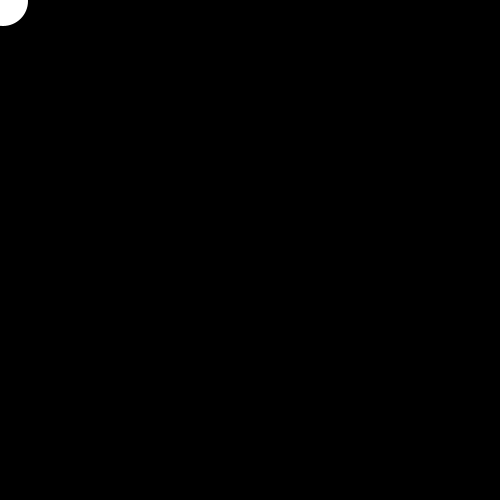
Frame 1 (no input)
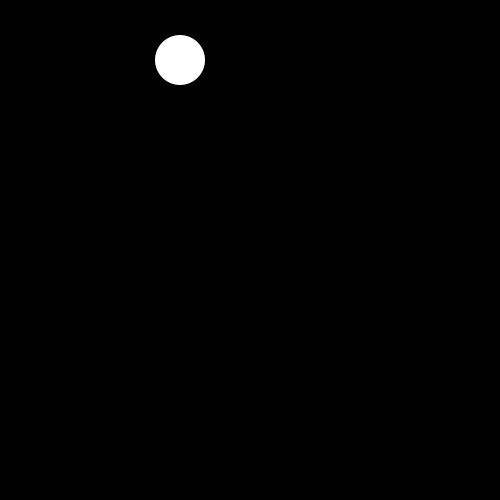
Frame 60 (the mouse pressed at the canvas centre just before this capture)
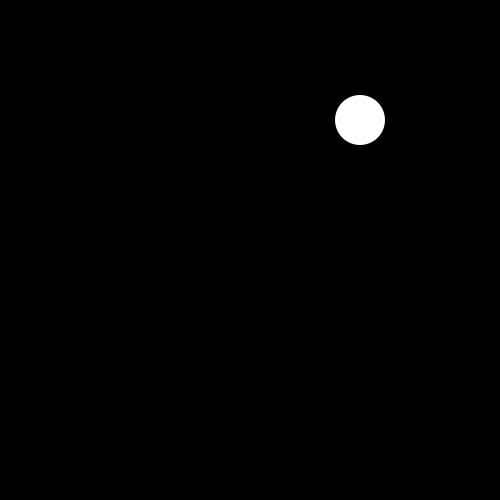
Frame 120 (the mouse held since frame 60 and released just before this capture)

The Processing sketch that drew these frames (run headless with seeded random() and noise(); from frame 60 on, the mouse is pressed at the canvas centre):

// Processing sketch: opLogicos
// ── opLogicos.pde
int posX;
int posY;

int speedX;
int speedY;

void setup(){
  size(500,500);
  noStroke();
  frameRate(180);
  
  posX = 0;
  posY = 0;
  
  speedX = 3;
  speedY = 1;
}

void draw(){
  background(0);
  posX+=speedX;
  posY+=speedY;
  
  if(posX > width || posX < 0){
    speedX*=-1;
    fill(random(255),random(255),random(255));
  }else if(posY > height || posY < 0){
    speedY*=-1;
    fill(random(255),random(255),random(255));
  }
  
  ellipse(posX,posY,50,50);
}
